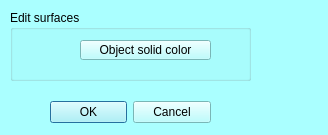
<?xml version="1.0" encoding="UTF-8"?>
<ui version="4.0">
 <class>mqEditAllSurfacesColorDialog</class>
 <widget class="QDialog" name="mqEditAllSurfacesColorDialog">
  <property name="geometry">
   <rect>
    <x>0</x>
    <y>0</y>
    <width>328</width>
    <height>135</height>
   </rect>
  </property>
  <property name="palette">
   <palette>
    <active>
     <colorrole role="WindowText">
      <brush brushstyle="SolidPattern">
       <color alpha="255">
        <red>0</red>
        <green>0</green>
        <blue>0</blue>
       </color>
      </brush>
     </colorrole>
     <colorrole role="Button">
      <brush brushstyle="SolidPattern">
       <color alpha="255">
        <red>170</red>
        <green>255</green>
        <blue>255</blue>
       </color>
      </brush>
     </colorrole>
     <colorrole role="Light">
      <brush brushstyle="SolidPattern">
       <color alpha="255">
        <red>255</red>
        <green>255</green>
        <blue>255</blue>
       </color>
      </brush>
     </colorrole>
     <colorrole role="Midlight">
      <brush brushstyle="SolidPattern">
       <color alpha="255">
        <red>212</red>
        <green>255</green>
        <blue>255</blue>
       </color>
      </brush>
     </colorrole>
     <colorrole role="Dark">
      <brush brushstyle="SolidPattern">
       <color alpha="255">
        <red>85</red>
        <green>127</green>
        <blue>127</blue>
       </color>
      </brush>
     </colorrole>
     <colorrole role="Mid">
      <brush brushstyle="SolidPattern">
       <color alpha="255">
        <red>113</red>
        <green>170</green>
        <blue>170</blue>
       </color>
      </brush>
     </colorrole>
     <colorrole role="Text">
      <brush brushstyle="SolidPattern">
       <color alpha="255">
        <red>0</red>
        <green>0</green>
        <blue>0</blue>
       </color>
      </brush>
     </colorrole>
     <colorrole role="BrightText">
      <brush brushstyle="SolidPattern">
       <color alpha="255">
        <red>255</red>
        <green>255</green>
        <blue>255</blue>
       </color>
      </brush>
     </colorrole>
     <colorrole role="ButtonText">
      <brush brushstyle="SolidPattern">
       <color alpha="255">
        <red>0</red>
        <green>0</green>
        <blue>0</blue>
       </color>
      </brush>
     </colorrole>
     <colorrole role="Base">
      <brush brushstyle="SolidPattern">
       <color alpha="255">
        <red>255</red>
        <green>255</green>
        <blue>255</blue>
       </color>
      </brush>
     </colorrole>
     <colorrole role="Window">
      <brush brushstyle="SolidPattern">
       <color alpha="255">
        <red>170</red>
        <green>255</green>
        <blue>255</blue>
       </color>
      </brush>
     </colorrole>
     <colorrole role="Shadow">
      <brush brushstyle="SolidPattern">
       <color alpha="255">
        <red>0</red>
        <green>0</green>
        <blue>0</blue>
       </color>
      </brush>
     </colorrole>
     <colorrole role="AlternateBase">
      <brush brushstyle="SolidPattern">
       <color alpha="255">
        <red>212</red>
        <green>255</green>
        <blue>255</blue>
       </color>
      </brush>
     </colorrole>
     <colorrole role="ToolTipBase">
      <brush brushstyle="SolidPattern">
       <color alpha="255">
        <red>255</red>
        <green>255</green>
        <blue>220</blue>
       </color>
      </brush>
     </colorrole>
     <colorrole role="ToolTipText">
      <brush brushstyle="SolidPattern">
       <color alpha="255">
        <red>0</red>
        <green>0</green>
        <blue>0</blue>
       </color>
      </brush>
     </colorrole>
     <colorrole role="PlaceholderText">
      <brush brushstyle="NoBrush">
       <color alpha="128">
        <red>0</red>
        <green>0</green>
        <blue>0</blue>
       </color>
      </brush>
     </colorrole>
    </active>
    <inactive>
     <colorrole role="WindowText">
      <brush brushstyle="SolidPattern">
       <color alpha="255">
        <red>0</red>
        <green>0</green>
        <blue>0</blue>
       </color>
      </brush>
     </colorrole>
     <colorrole role="Button">
      <brush brushstyle="SolidPattern">
       <color alpha="255">
        <red>170</red>
        <green>255</green>
        <blue>255</blue>
       </color>
      </brush>
     </colorrole>
     <colorrole role="Light">
      <brush brushstyle="SolidPattern">
       <color alpha="255">
        <red>255</red>
        <green>255</green>
        <blue>255</blue>
       </color>
      </brush>
     </colorrole>
     <colorrole role="Midlight">
      <brush brushstyle="SolidPattern">
       <color alpha="255">
        <red>212</red>
        <green>255</green>
        <blue>255</blue>
       </color>
      </brush>
     </colorrole>
     <colorrole role="Dark">
      <brush brushstyle="SolidPattern">
       <color alpha="255">
        <red>85</red>
        <green>127</green>
        <blue>127</blue>
       </color>
      </brush>
     </colorrole>
     <colorrole role="Mid">
      <brush brushstyle="SolidPattern">
       <color alpha="255">
        <red>113</red>
        <green>170</green>
        <blue>170</blue>
       </color>
      </brush>
     </colorrole>
     <colorrole role="Text">
      <brush brushstyle="SolidPattern">
       <color alpha="255">
        <red>0</red>
        <green>0</green>
        <blue>0</blue>
       </color>
      </brush>
     </colorrole>
     <colorrole role="BrightText">
      <brush brushstyle="SolidPattern">
       <color alpha="255">
        <red>255</red>
        <green>255</green>
        <blue>255</blue>
       </color>
      </brush>
     </colorrole>
     <colorrole role="ButtonText">
      <brush brushstyle="SolidPattern">
       <color alpha="255">
        <red>0</red>
        <green>0</green>
        <blue>0</blue>
       </color>
      </brush>
     </colorrole>
     <colorrole role="Base">
      <brush brushstyle="SolidPattern">
       <color alpha="255">
        <red>255</red>
        <green>255</green>
        <blue>255</blue>
       </color>
      </brush>
     </colorrole>
     <colorrole role="Window">
      <brush brushstyle="SolidPattern">
       <color alpha="255">
        <red>170</red>
        <green>255</green>
        <blue>255</blue>
       </color>
      </brush>
     </colorrole>
     <colorrole role="Shadow">
      <brush brushstyle="SolidPattern">
       <color alpha="255">
        <red>0</red>
        <green>0</green>
        <blue>0</blue>
       </color>
      </brush>
     </colorrole>
     <colorrole role="AlternateBase">
      <brush brushstyle="SolidPattern">
       <color alpha="255">
        <red>212</red>
        <green>255</green>
        <blue>255</blue>
       </color>
      </brush>
     </colorrole>
     <colorrole role="ToolTipBase">
      <brush brushstyle="SolidPattern">
       <color alpha="255">
        <red>255</red>
        <green>255</green>
        <blue>220</blue>
       </color>
      </brush>
     </colorrole>
     <colorrole role="ToolTipText">
      <brush brushstyle="SolidPattern">
       <color alpha="255">
        <red>0</red>
        <green>0</green>
        <blue>0</blue>
       </color>
      </brush>
     </colorrole>
     <colorrole role="PlaceholderText">
      <brush brushstyle="NoBrush">
       <color alpha="128">
        <red>0</red>
        <green>0</green>
        <blue>0</blue>
       </color>
      </brush>
     </colorrole>
    </inactive>
    <disabled>
     <colorrole role="WindowText">
      <brush brushstyle="SolidPattern">
       <color alpha="255">
        <red>85</red>
        <green>127</green>
        <blue>127</blue>
       </color>
      </brush>
     </colorrole>
     <colorrole role="Button">
      <brush brushstyle="SolidPattern">
       <color alpha="255">
        <red>170</red>
        <green>255</green>
        <blue>255</blue>
       </color>
      </brush>
     </colorrole>
     <colorrole role="Light">
      <brush brushstyle="SolidPattern">
       <color alpha="255">
        <red>255</red>
        <green>255</green>
        <blue>255</blue>
       </color>
      </brush>
     </colorrole>
     <colorrole role="Midlight">
      <brush brushstyle="SolidPattern">
       <color alpha="255">
        <red>212</red>
        <green>255</green>
        <blue>255</blue>
       </color>
      </brush>
     </colorrole>
     <colorrole role="Dark">
      <brush brushstyle="SolidPattern">
       <color alpha="255">
        <red>85</red>
        <green>127</green>
        <blue>127</blue>
       </color>
      </brush>
     </colorrole>
     <colorrole role="Mid">
      <brush brushstyle="SolidPattern">
       <color alpha="255">
        <red>113</red>
        <green>170</green>
        <blue>170</blue>
       </color>
      </brush>
     </colorrole>
     <colorrole role="Text">
      <brush brushstyle="SolidPattern">
       <color alpha="255">
        <red>85</red>
        <green>127</green>
        <blue>127</blue>
       </color>
      </brush>
     </colorrole>
     <colorrole role="BrightText">
      <brush brushstyle="SolidPattern">
       <color alpha="255">
        <red>255</red>
        <green>255</green>
        <blue>255</blue>
       </color>
      </brush>
     </colorrole>
     <colorrole role="ButtonText">
      <brush brushstyle="SolidPattern">
       <color alpha="255">
        <red>85</red>
        <green>127</green>
        <blue>127</blue>
       </color>
      </brush>
     </colorrole>
     <colorrole role="Base">
      <brush brushstyle="SolidPattern">
       <color alpha="255">
        <red>170</red>
        <green>255</green>
        <blue>255</blue>
       </color>
      </brush>
     </colorrole>
     <colorrole role="Window">
      <brush brushstyle="SolidPattern">
       <color alpha="255">
        <red>170</red>
        <green>255</green>
        <blue>255</blue>
       </color>
      </brush>
     </colorrole>
     <colorrole role="Shadow">
      <brush brushstyle="SolidPattern">
       <color alpha="255">
        <red>0</red>
        <green>0</green>
        <blue>0</blue>
       </color>
      </brush>
     </colorrole>
     <colorrole role="AlternateBase">
      <brush brushstyle="SolidPattern">
       <color alpha="255">
        <red>170</red>
        <green>255</green>
        <blue>255</blue>
       </color>
      </brush>
     </colorrole>
     <colorrole role="ToolTipBase">
      <brush brushstyle="SolidPattern">
       <color alpha="255">
        <red>255</red>
        <green>255</green>
        <blue>220</blue>
       </color>
      </brush>
     </colorrole>
     <colorrole role="ToolTipText">
      <brush brushstyle="SolidPattern">
       <color alpha="255">
        <red>0</red>
        <green>0</green>
        <blue>0</blue>
       </color>
      </brush>
     </colorrole>
     <colorrole role="PlaceholderText">
      <brush brushstyle="NoBrush">
       <color alpha="128">
        <red>0</red>
        <green>0</green>
        <blue>0</blue>
       </color>
      </brush>
     </colorrole>
    </disabled>
   </palette>
  </property>
  <property name="windowTitle">
   <string>Edit color of all selected flags</string>
  </property>
  <widget class="QWidget" name="layoutWidget">
   <property name="geometry">
    <rect>
     <x>50</x>
     <y>100</y>
     <width>161</width>
     <height>25</height>
    </rect>
   </property>
   <layout class="QHBoxLayout" name="horizontalLayout_2">
    <item>
     <widget class="QDialogButtonBox" name="buttonBox">
      <property name="orientation">
       <enum>Qt::Horizontal</enum>
      </property>
      <property name="standardButtons">
       <set>QDialogButtonBox::Cancel|QDialogButtonBox::Ok</set>
      </property>
     </widget>
    </item>
   </layout>
  </widget>
  <widget class="QGroupBox" name="groupBox">
   <property name="geometry">
    <rect>
     <x>10</x>
     <y>10</y>
     <width>241</width>
     <height>71</height>
    </rect>
   </property>
   <property name="title">
    <string>Edit surfaces</string>
   </property>
   <widget class="mqColorChooserButton" name="ActorColorButton">
    <property name="geometry">
     <rect>
      <x>70</x>
      <y>30</y>
      <width>131</width>
      <height>20</height>
     </rect>
    </property>
    <property name="text">
     <string>Object solid color</string>
    </property>
   </widget>
  </widget>
 </widget>
 <customwidgets>
  <customwidget>
   <class>mqColorChooserButton</class>
   <extends>QToolButton</extends>
   <header location="global">mqColorChooserButton.h</header>
  </customwidget>
 </customwidgets>
 <resources>
  <include location="../Icons/icons.qrc"/>
  <include location="../Icons/icons.qrc"/>
 </resources>
 <connections>
  <connection>
   <sender>buttonBox</sender>
   <signal>accepted()</signal>
   <receiver>mqEditAllSurfacesColorDialog</receiver>
   <slot>accept()</slot>
   <hints>
    <hint type="sourcelabel">
     <x>248</x>
     <y>254</y>
    </hint>
    <hint type="destinationlabel">
     <x>157</x>
     <y>274</y>
    </hint>
   </hints>
  </connection>
  <connection>
   <sender>buttonBox</sender>
   <signal>rejected()</signal>
   <receiver>mqEditAllSurfacesColorDialog</receiver>
   <slot>reject()</slot>
   <hints>
    <hint type="sourcelabel">
     <x>316</x>
     <y>260</y>
    </hint>
    <hint type="destinationlabel">
     <x>286</x>
     <y>274</y>
    </hint>
   </hints>
  </connection>
 </connections>
</ui>
